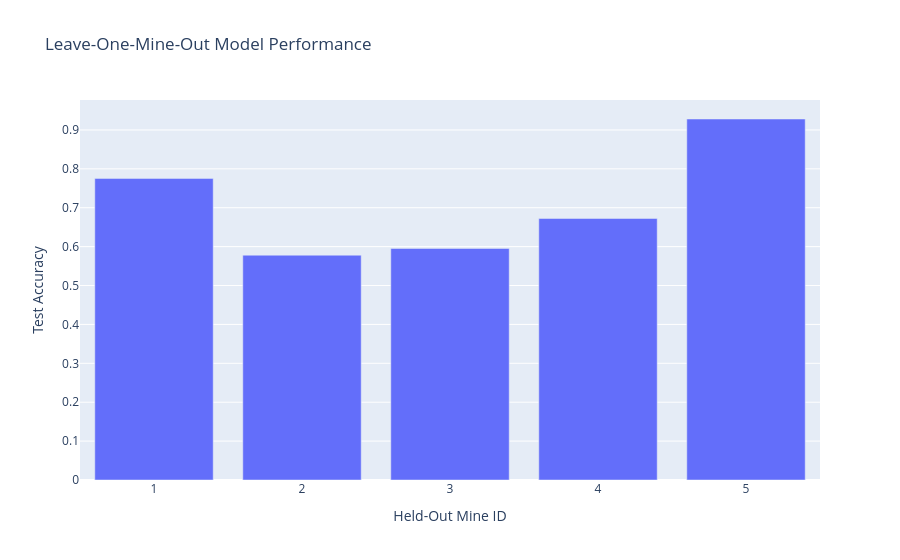

The cell this chart's notebook holds for it:
### Code cell
import models.classification as classify
import models.loops as loops
results = []
mines = sorted(df["mine"].unique())
features = ["amplitude_envelope","zero_crossing_rate","rms_energy"]
fs, hop = 128, 32

for test_mine in mines:
    df_train = df[df["mine"] != test_mine].reset_index(drop=True)
    df_test  = df[df["mine"] == test_mine].reset_index(drop=True)

    # instantiate with keyword args for frame_size & hop_length
    trains = [
        Extract_Features(
            df_X=df_train.iloc[:, :-2],
            df_Y=df_train[["y"]],
            feature=f,
            frame_size=fs,
            hop_length=hop
        )
        for f in features
    ]
    tests = [
        Extract_Features(
            df_X=df_test.iloc[:, :-2],
            df_Y=df_test[["y"]],
            feature=f,
            frame_size=fs,
            hop_length=hop
        )
        for f in features
    ]

    # concatenate feature matrices
    X_tr = np.concatenate([t.X_reduced for t in trains], axis=1)
    y_tr = trains[0].Y.values.ravel()
    X_te = np.concatenate([t.X_reduced for t in tests], axis=1)
    y_te = tests[0].Y.values.ravel()

    # overwrite the first dataset with the combined features
    trains[0].X_reduced = X_tr
    tests [0].X_reduced = X_te

    trains[0].Y = pd.Series(y_tr, name="y")
    tests [0].Y = pd.Series(y_te, name="y")

    train_loader = torch.utils.data.DataLoader(trains[0], batch_size=30, shuffle=True)
    test_loader  = torch.utils.data.DataLoader(tests [0], batch_size=30, shuffle=False)

    model = classify.MLP_3_layer(
        nb_hidden=1024,
        input_dim=X_tr.shape[1],
        output_dim=2,
        dropout_rate=0.5
    )
    loops.train(
        model=model,
        model_path=f"./comb_mine_{int(test_mine)}.pth",
        train_loader=train_loader,
        batch_size=30,
        lr=1e-3,
        weight_decay=1e-2,
        optim="adam",
        epochs=20
    )
    acc = loops.test(
        model_path=f"./comb_mine_{int(test_mine)}.pth",
        test_loader=test_loader,
        score=True
    )
    results.append({"held_out_mine": int(test_mine), "accuracy": acc})

# 4) Plot with Plotly
res_df = pd.DataFrame(results)
fig = px.bar(
    res_df,
    x="held_out_mine",
    y="accuracy",
    labels={"held_out_mine":"Held-Out Mine ID","accuracy":"Test Accuracy"},
    title="Leave-One-Mine-Out Model Performance"
)
fig.show()

### Figure 1 — Plotly figure (JSON) as saved in the notebook; plotly's stock layout.template omitted (floating-point values rounded to 4 significant figures)
{"data": [{"hovertemplate": "Held-Out Mine ID=%{x}<br>Test Accuracy=%{y}<extra></extra>", "legendgroup": "", "marker": {"color": "#636efa", "pattern": {"shape": ""}}, "name": "", "orientation": "v", "showlegend": false, "textposition": "auto", "type": "bar", "x": [1, 2, 3, 4, 5], "xaxis": "x", "y": [0.7754, 0.578, 0.5952, 0.6724, 0.9281], "yaxis": "y"}], "layout": {"barmode": "relative", "legend": {"tracegroupgap": 0}, "title": {"text": "Leave-One-Mine-Out Model Performance"}, "xaxis": {"anchor": "y", "domain": [0, 1], "title": {"text": "Held-Out Mine ID"}}, "yaxis": {"anchor": "x", "domain": [0, 1], "title": {"text": "Test Accuracy"}}}}
